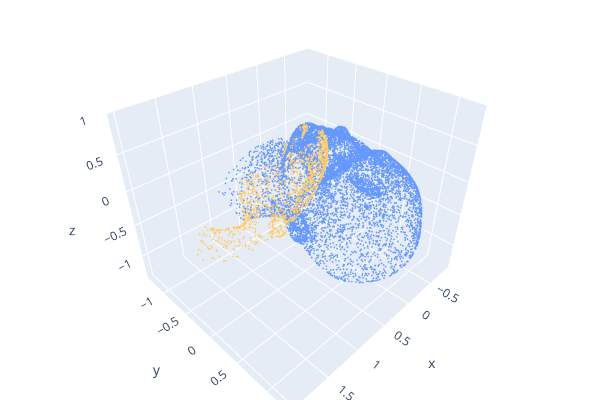

The notebook cell saved with this chart:
### Code cell
# visualization
ref_pcd = make_open3d_point_cloud(ref_points)
ref_pcd.estimate_normals()
ref_pcd.paint_uniform_color(get_color("custom_blue"))
src_pcd = make_open3d_point_cloud(src_points)
src_pcd.estimate_normals()
src_pcd.paint_uniform_color(get_color("custom_yellow"))
o3d.visualization.draw_plotly([ref_pcd, src_pcd])

### Figure 1 — Plotly figure (JSON) as saved in the notebook; plotly's stock layout.template omitted (floating-point values rounded to 4 significant figures; data arrays with more than 128 entries replaced by an {"elided": "..."} marker saying what was removed)
{"data": [{"marker": {"color": {"elided": "10788x3 float values"}, "size": 1}, "mode": "markers", "type": "scatter3d", "x": {"elided": "10788 float values"}, "y": {"elided": "10788 float values"}, "z": {"elided": "10788 float values"}}, {"marker": {"color": {"elided": "1543x3 float values"}, "size": 1}, "mode": "markers", "type": "scatter3d", "x": {"elided": "1543 float values"}, "y": {"elided": "1543 float values"}, "z": {"elided": "1543 float values"}}], "layout": {"height": 400, "margin": {"b": 0, "l": 0, "r": 0, "t": 0}, "scene": {"camera": {"center": {"x": 0, "y": 0, "z": 0}, "up": {"x": 0, "y": 0, "z": 1}}}, "showlegend": false, "width": 600}}
